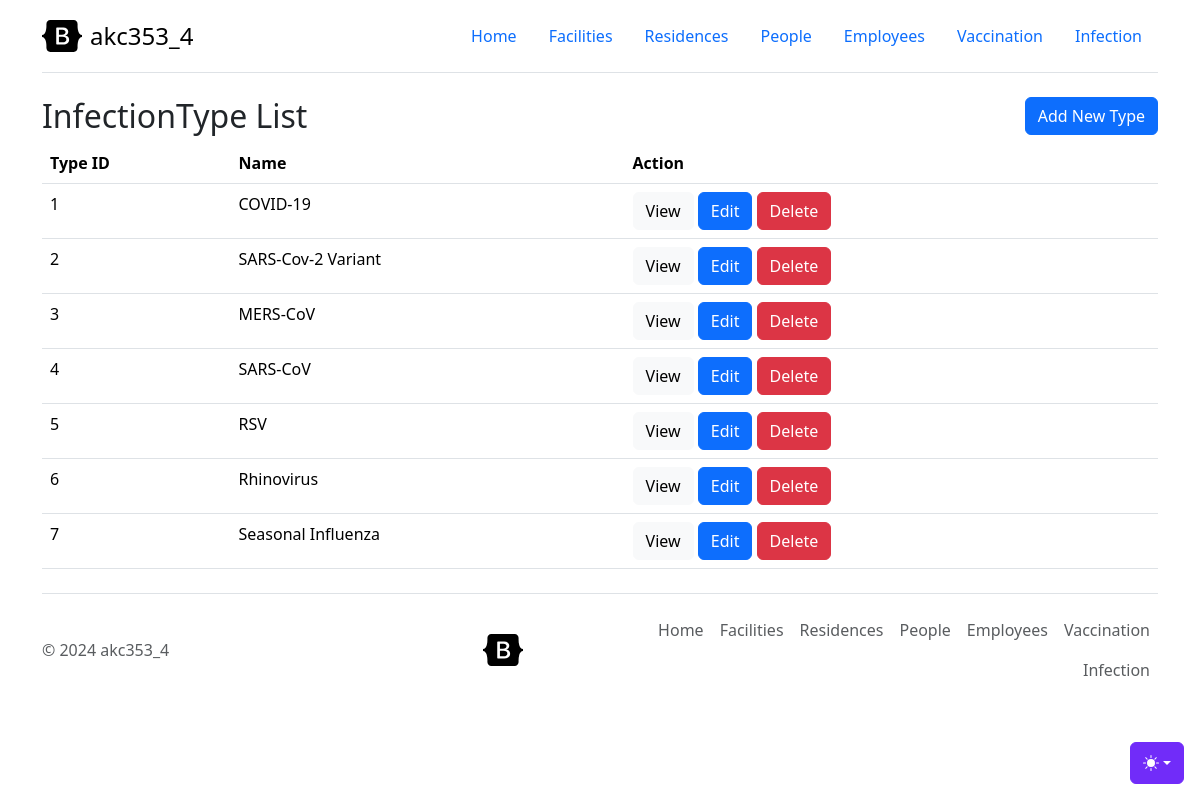
/infectionType.php, run on the app's committed database.
### tables this page shows
CREATE TABLE `InfectionTypes` (
  `TypeID` int NOT NULL AUTO_INCREMENT,
  `TypeName` varchar(50) NOT NULL,
  PRIMARY KEY (`TypeID`),
  UNIQUE KEY `TypeName` (`TypeName`)
);

### repositories/DBHelper.php (called while the page is built, shortened)
<?php
class DBHelper
{
    private $conn;
    function __construct()
    {
        $this->conn = $this->connectDB();
    }
    function connectDB()
    {
        $conn = mysqli_connect(DB_SERVER, DB_USER, DB_PASSWORD, DB_NAME, DB_PORT);
        return $conn;
    }
    function runBaseQuery($query)
    {
        $result = $this->conn->query($query);
        if ($result->num_rows > 0) {
            while ($row = $result->fetch_assoc()) {
                $resultSet[] = $row;
            }
        }
        if (!empty($resultSet)) {
            return $resultSet;
        }
    }
}

### controllers/InfectionTypeController.php (called while the page is built, shortened)
<?php
class InfectionTypeController
{
    public $repository;
    public function __construct()
    {
        $this->repository = new InfectionTypeRepository();
    }
    public function getAll()
    {
        return $this->repository->getAll();
    }
}

### repositories/InfectionTypeRepository.php (called while the page is built, shortened)
<?php
class infectionTypeRepository
{
    private $db_handle;
    function __construct() {
        $this->db_handle = new DBHelper();
    }
    function getAll() {
        $sql = "SELECT * FROM InfectionTypes
                ORDER BY TypeID ASC";
        $infectionTypes = [];
        $result = $this->db_handle->runBaseQuery($sql);
        if (!empty($result)) {
            foreach ($result as $value) {
                $i = new InfectionType();
                $i->typeId = $value["TypeID"];
                $i->typeName = $value["TypeName"];
                $infectionTypes[] = $i;
            }
        }
        return $infectionTypes;
    }
}

### views/infectionType/infectionTypes.php (the view, shortened to what this page needs)
<?php
global $result, $title;
include "header.php";
?>
    <div class="container">
        <div class="clearfix">
            <h2 class="float-start"><?= $title ?></h2>
            <a class="btn btn-primary float-end" href="/infectionType.php?action=infectionType-add">Add New Type</a>
        </div>
        <table class="table">
            <thead>
            <tr>
                <th>Type ID</th>
                <th>Name</th>
                <th>Action</th>
            </tr>
            </thead>
            <tbody>
            <?php
            if (!empty($result)) {
                foreach($result as $infectionType) {
                    ?>
                    <tr>
                        <?php
                            echo "<td>$infectionType->typeId</td>";
                            echo "<td>$infectionType->typeName</td>";
                            echo "<td>";
                            echo '<a class="btn btn-light" href="/infectionType.php?action=infectionType-view&id=' . $infectionType->typeId . '">View</a>';
                            echo '<a class="btn btn-primary" href="/infectionType.php?action=infectionType-edit&id=' . $infectionType->typeId . '">Edit</a>';
                            echo '<a class="btn btn-danger" href="/infectionType.php?action=infectionType-delete&id=' . $infectionType->typeId . '">Delete</a>';
                            echo "</td>";
                        ?>
                    </tr>
                    <?php
                }
            }
            ?>
            </tbody>
        </table>
    </div>
<?php include "footer.php"; ?>

### data on the page
infectiontypes: TypeID "1", TypeName "COVID-19"
infectiontypes: TypeID "2", TypeName "SARS-Cov-2 Variant"
infectiontypes: TypeID "3", TypeName "MERS-CoV"
infectiontypes: TypeID "4", TypeName "SARS-CoV"
infectiontypes: TypeID "5", TypeName "RSV"
infectiontypes: TypeID "6", TypeName "Rhinovirus"
infectiontypes: TypeID "7", TypeName "Seasonal Influenza"

### other printed values
$title "InfectionType List"
